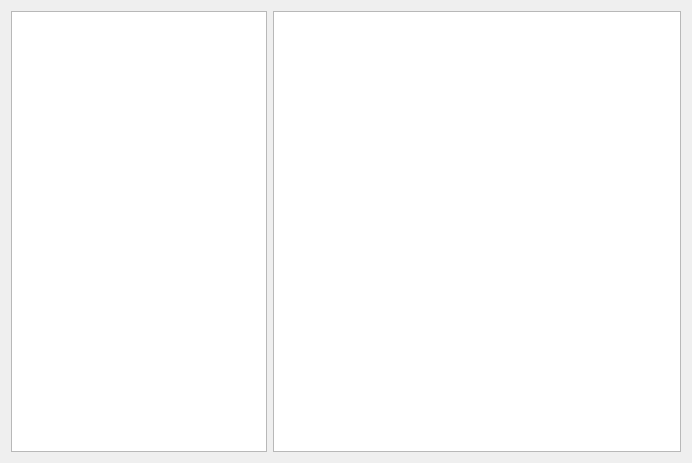
<?xml version="1.0" encoding="UTF-8"?>
<ui version="4.0">
 <class>BedChooseDialog</class>
 <widget class="QDialog" name="BedChooseDialog">
  <property name="geometry">
   <rect>
    <x>0</x>
    <y>0</y>
    <width>692</width>
    <height>463</height>
   </rect>
  </property>
  <property name="windowTitle">
   <string>Dialog</string>
  </property>
  <layout class="QGridLayout" name="gridLayout">
   <item row="0" column="0">
    <layout class="QHBoxLayout" name="horizontalLayout">
     <item>
      <widget class="QTreeView" name="treeView">
       <property name="sizePolicy">
        <sizepolicy hsizetype="Preferred" vsizetype="Expanding">
         <horstretch>0</horstretch>
         <verstretch>0</verstretch>
        </sizepolicy>
       </property>
      </widget>
     </item>
     <item>
      <widget class="QTableWidget" name="tableWidget">
       <property name="sizePolicy">
        <sizepolicy hsizetype="Expanding" vsizetype="Expanding">
         <horstretch>0</horstretch>
         <verstretch>0</verstretch>
        </sizepolicy>
       </property>
      </widget>
     </item>
    </layout>
   </item>
  </layout>
 </widget>
 <resources/>
 <connections/>
</ui>
